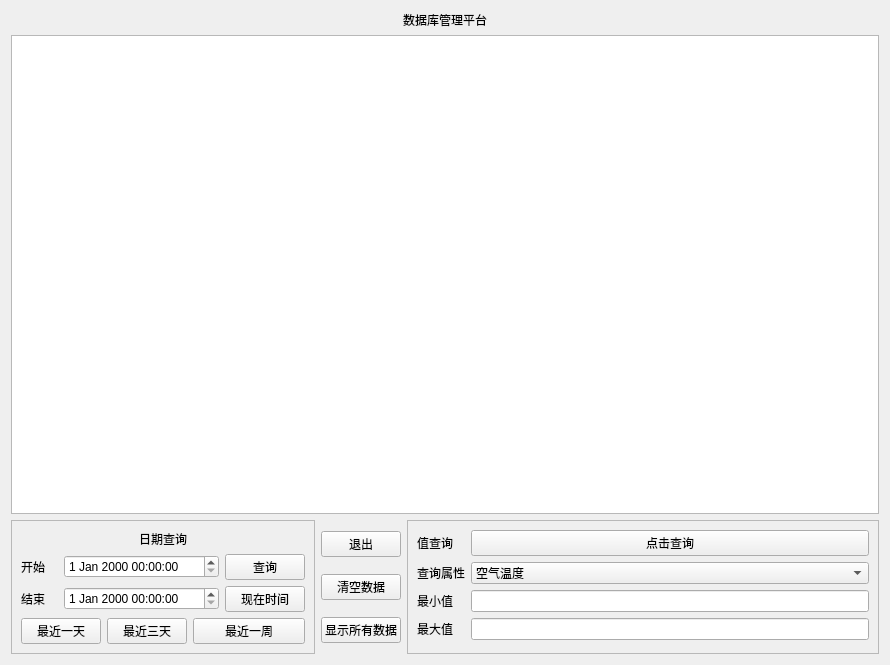
<?xml version="1.0" encoding="UTF-8"?>
<ui version="4.0">
 <class>Mysql</class>
 <widget class="QWidget" name="Mysql">
  <property name="geometry">
   <rect>
    <x>0</x>
    <y>0</y>
    <width>890</width>
    <height>665</height>
   </rect>
  </property>
  <property name="windowTitle">
   <string>Form</string>
  </property>
  <layout class="QVBoxLayout" name="verticalLayout_4">
   <item>
    <widget class="QLabel" name="label">
     <property name="text">
      <string>数据库管理平台</string>
     </property>
     <property name="alignment">
      <set>Qt::AlignmentFlag::AlignCenter</set>
     </property>
    </widget>
   </item>
   <item>
    <widget class="QTableWidget" name="datetable"/>
   </item>
   <item>
    <layout class="QHBoxLayout" name="horizontalLayout">
     <item>
      <widget class="QFrame" name="frame">
       <property name="frameShape">
        <enum>QFrame::Shape::StyledPanel</enum>
       </property>
       <property name="frameShadow">
        <enum>QFrame::Shadow::Raised</enum>
       </property>
       <layout class="QVBoxLayout" name="verticalLayout_2">
        <item>
         <layout class="QVBoxLayout" name="verticalLayout">
          <item>
           <widget class="QLabel" name="label_2">
            <property name="text">
             <string>日期查询</string>
            </property>
            <property name="alignment">
             <set>Qt::AlignmentFlag::AlignCenter</set>
            </property>
           </widget>
          </item>
          <item>
           <layout class="QGridLayout" name="gridLayout">
            <item row="0" column="0">
             <widget class="QLabel" name="label_3">
              <property name="text">
               <string>开始</string>
              </property>
             </widget>
            </item>
            <item row="0" column="1" colspan="3">
             <widget class="QDateTimeEdit" name="dateTimeON"/>
            </item>
            <item row="0" column="4">
             <widget class="QPushButton" name="inquire">
              <property name="text">
               <string>查询</string>
              </property>
             </widget>
            </item>
            <item row="1" column="0">
             <widget class="QLabel" name="label_4">
              <property name="text">
               <string>结束</string>
              </property>
             </widget>
            </item>
            <item row="1" column="1" colspan="3">
             <widget class="QDateTimeEdit" name="dateTimeOFF"/>
            </item>
            <item row="1" column="4">
             <widget class="QPushButton" name="nowtime">
              <property name="text">
               <string>现在时间</string>
              </property>
             </widget>
            </item>
            <item row="2" column="0" colspan="2">
             <widget class="QPushButton" name="oneday">
              <property name="text">
               <string>最近一天</string>
              </property>
             </widget>
            </item>
            <item row="2" column="2">
             <widget class="QPushButton" name="threeday">
              <property name="text">
               <string>最近三天</string>
              </property>
             </widget>
            </item>
            <item row="2" column="3" colspan="2">
             <widget class="QPushButton" name="aweek">
              <property name="text">
               <string>最近一周</string>
              </property>
             </widget>
            </item>
           </layout>
          </item>
         </layout>
        </item>
       </layout>
      </widget>
     </item>
     <item>
      <layout class="QVBoxLayout" name="verticalLayout_3">
       <item>
        <widget class="QPushButton" name="exit">
         <property name="text">
          <string>退出</string>
         </property>
        </widget>
       </item>
       <item>
        <widget class="QPushButton" name="deleteall">
         <property name="text">
          <string>清空数据</string>
         </property>
        </widget>
       </item>
       <item>
        <widget class="QPushButton" name="showall">
         <property name="text">
          <string>显示所有数据</string>
         </property>
        </widget>
       </item>
      </layout>
     </item>
     <item>
      <widget class="QFrame" name="frame_2">
       <property name="frameShape">
        <enum>QFrame::Shape::StyledPanel</enum>
       </property>
       <property name="frameShadow">
        <enum>QFrame::Shadow::Raised</enum>
       </property>
       <layout class="QGridLayout" name="gridLayout_2">
        <item row="0" column="0">
         <widget class="QLabel" name="label_5">
          <property name="text">
           <string>值查询</string>
          </property>
         </widget>
        </item>
        <item row="0" column="1">
         <widget class="QPushButton" name="dateinquire">
          <property name="text">
           <string>点击查询</string>
          </property>
         </widget>
        </item>
        <item row="1" column="0">
         <widget class="QLabel" name="label_6">
          <property name="text">
           <string>查询属性</string>
          </property>
         </widget>
        </item>
        <item row="1" column="1">
         <widget class="QComboBox" name="comboBox">
          <item>
           <property name="text">
            <string>空气温度</string>
           </property>
          </item>
          <item>
           <property name="text">
            <string>空气相对湿度</string>
           </property>
          </item>
          <item>
           <property name="text">
            <string>氧气浓度</string>
           </property>
          </item>
          <item>
           <property name="text">
            <string>土壤温度</string>
           </property>
          </item>
          <item>
           <property name="text">
            <string>土壤含水量</string>
           </property>
          </item>
          <item>
           <property name="text">
            <string>光照强度</string>
           </property>
          </item>
         </widget>
        </item>
        <item row="2" column="0">
         <widget class="QLabel" name="label_7">
          <property name="text">
           <string>最小值</string>
          </property>
         </widget>
        </item>
        <item row="2" column="1">
         <widget class="QLineEdit" name="maxlineEdit"/>
        </item>
        <item row="3" column="0">
         <widget class="QLabel" name="label_8">
          <property name="text">
           <string>最大值</string>
          </property>
         </widget>
        </item>
        <item row="3" column="1">
         <widget class="QLineEdit" name="lineEdit_2"/>
        </item>
       </layout>
      </widget>
     </item>
    </layout>
   </item>
  </layout>
 </widget>
 <resources/>
 <connections/>
</ui>
